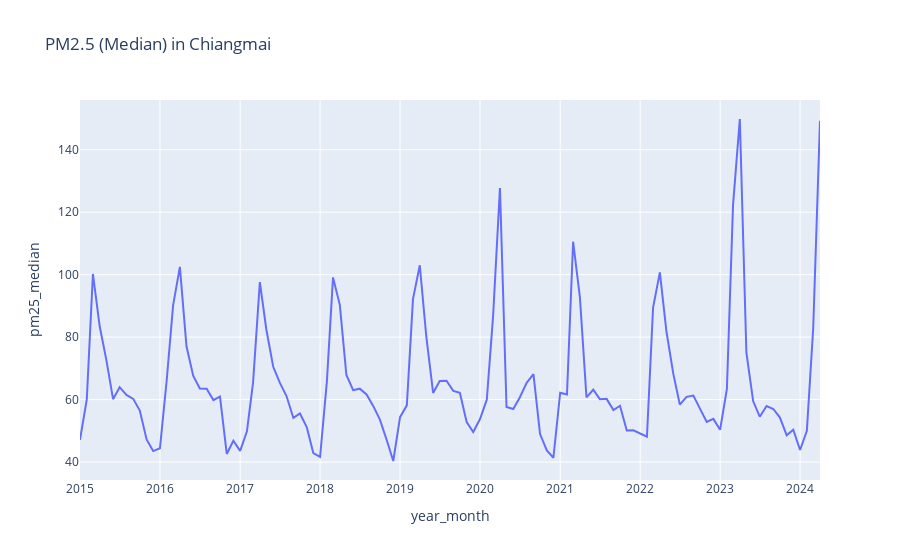

The notebook cell this image was saved under:
### Code cell
import plotly.express as px


fig = px.line(df_pm25_median, x="year_month", y="pm25_median", title='PM2.5 (Median) in Chiangmai')


fig.show()
fig.write_json(r'./time_series.json')
fig.write_html(r'./time_series.html')
